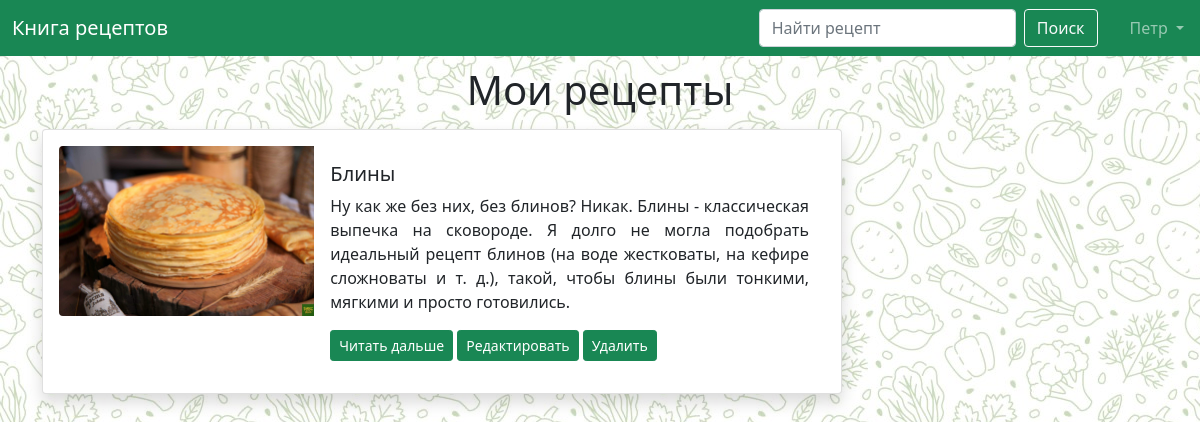
Page /user (signed in) on the committed database.
### data/users.py (models this page shows, shortened)
class User(SqlAlchemyBase, UserMixin):
    __tablename__ = 'users'
    id = sqlalchemy.Column(sqlalchemy.Integer,
                           primary_key=True, autoincrement=True)
    user_role = sqlalchemy.Column(sqlalchemy.Integer,
                                  sqlalchemy.ForeignKey('users_roles.id'))
    role = orm.relationship('UserRole')
    recipes = orm.relationship('Recipes', back_populates='user')
    favorite_recipes = orm.relationship('Recipes',
                                        secondary="favorite_recipes",
                                        backref="users", lazy="subquery")
    surname = sqlalchemy.Column(sqlalchemy.String)
    name = sqlalchemy.Column(sqlalchemy.String)
    email = sqlalchemy.Column(sqlalchemy.String, unique=True)
    hashed_password = sqlalchemy.Column(sqlalchemy.String)
    modified_date = sqlalchemy.Column(sqlalchemy.DateTime,
                                      default=datetime.datetime.now)

### data/recipes.py (models this page shows)
class Recipes(SqlAlchemyBase):
    __tablename__ = 'recipes'
    id = sqlalchemy.Column(sqlalchemy.Integer,
                           primary_key=True, autoincrement=True)
    title = sqlalchemy.Column(sqlalchemy.String)
    description = sqlalchemy.Column(sqlalchemy.String)
    picture_name = sqlalchemy.Column(sqlalchemy.String, nullable=False)
    ingredients = sqlalchemy.Column(sqlalchemy.String)
    recipe = sqlalchemy.Column(sqlalchemy.String)
    user_id = sqlalchemy.Column(sqlalchemy.Integer,
                                sqlalchemy.ForeignKey("users.id"))
    categories = orm.relationship("Category",
                                  secondary="recipe_to_category",
                                  backref="recipes")
    user = orm.relationship('User')
    created_date = sqlalchemy.Column(sqlalchemy.DateTime, default=datetime.datetime.now)

### main.py (the view)
@app.route('/user')
def user_recipes():
    return render_template('user_recipes.html', title='Мои рецепты')

### data/db_session.py (called while the page is built)
def create_session() -> Session:
    global __factory
    return __factory()

### main.py (called while the page is built)
@login_manager.user_loader
def load_user(user_id):
    db_sess = db_session.create_session()
    return db_sess.query(User).get(user_id)

### templates/user_recipes.html
{% extends "base.html" %}
{% block content %}
<h1 class="text-center" style="margin-top: 10px; margin-bottom: 15px;">Мои рецепты</h1>
{% for item in current_user.recipes %}
<div class="card shadow p-3 mb-5 bg-body rounded" style="max-width: 800px;">
  <div class="row g-0">
    <div class="col-md-4">
      <img src="static/img/{{ item.picture_name }}" class="img-fluid rounded-start">
    </div>
    <div class="col-md-8">
      <div class="card-body">
        <h5 class="card-title">{{ item.title }}</h5>
        <p class="card-text" align="justify">{{ item.description }}</p>
        <a class="btn btn-success btn-sm" href="/recipe/{{ item.id }}">Читать дальше</a>
        <a class="btn btn-success btn-sm" href="/edit_recipe/{{ item.id }}">Редактировать</a>
        <a class="btn btn-success btn-sm" href="/delete_recipe/{{ item.id }}">Удалить</a>
      </div>
    </div>
  </div>
</div>
{% endfor %}
{% endblock %}

### templates/base.html (shortened to what this page needs)
<!doctype html>
<html lang="en">
  <head>
    <link rel="stylesheet" href="/static/css/base.css">
    <link href="https://cdn.jsdelivr.net/npm/bootstrap@5.0.2/dist/css/bootstrap.min.css" rel="stylesheet">
  </head>
  <body>
  <header>
  <nav class="navbar navbar-expand-lg navbar-dark bg-success">
  <div class="container-fluid me-1">
    <a class="navbar-brand" href="/">Книга рецептов</a>
   <form class="d-flex justify-content-start" action="search" method="get">
     <input class="form-control me-2" type="search" placeholder="Найти рецепт" aria-label="Search" name="recipe_query">
     <button class="btn btn-outline-light me-2" type="submit">Поиск</button>
  </form>
  </div>
    <div class="collapse navbar-collapse" id="navbarSupportedContent">
      <ul class="navbar-nav me-2">
        {% if current_user.is_authenticated %}
        <li class="nav-item dropdown">
          <a class="nav-link dropdown-toggle" href="#" id="navbarDropdown" role="button" data-bs-toggle="dropdown" aria-expanded="false">
            {{ current_user.name }}
          </a>
        {% endif %}
      </ul>
  </div>
</nav>
</header>
  <main role="main" class="container">
      {% block content %}{% endblock %}
  </main>
  </body>
</html>

### static/css/base.css (style rules this page uses)
body { background-image: url(/static/img/background_image.jpg); }

### rows in the picture
User: name "Петр"
Recipes: picture_name (picture), title "Блины", description "Ну как же без них, без блинов? Никак. Блины - классическая выпечка на сковороде. Я долго не могла подобрать идеальный рецепт блинов (на воде жестковаты, на кефире сложноваты и т. д.), такой, чтобы блины были тонкими, мягкими и просто готовились."
